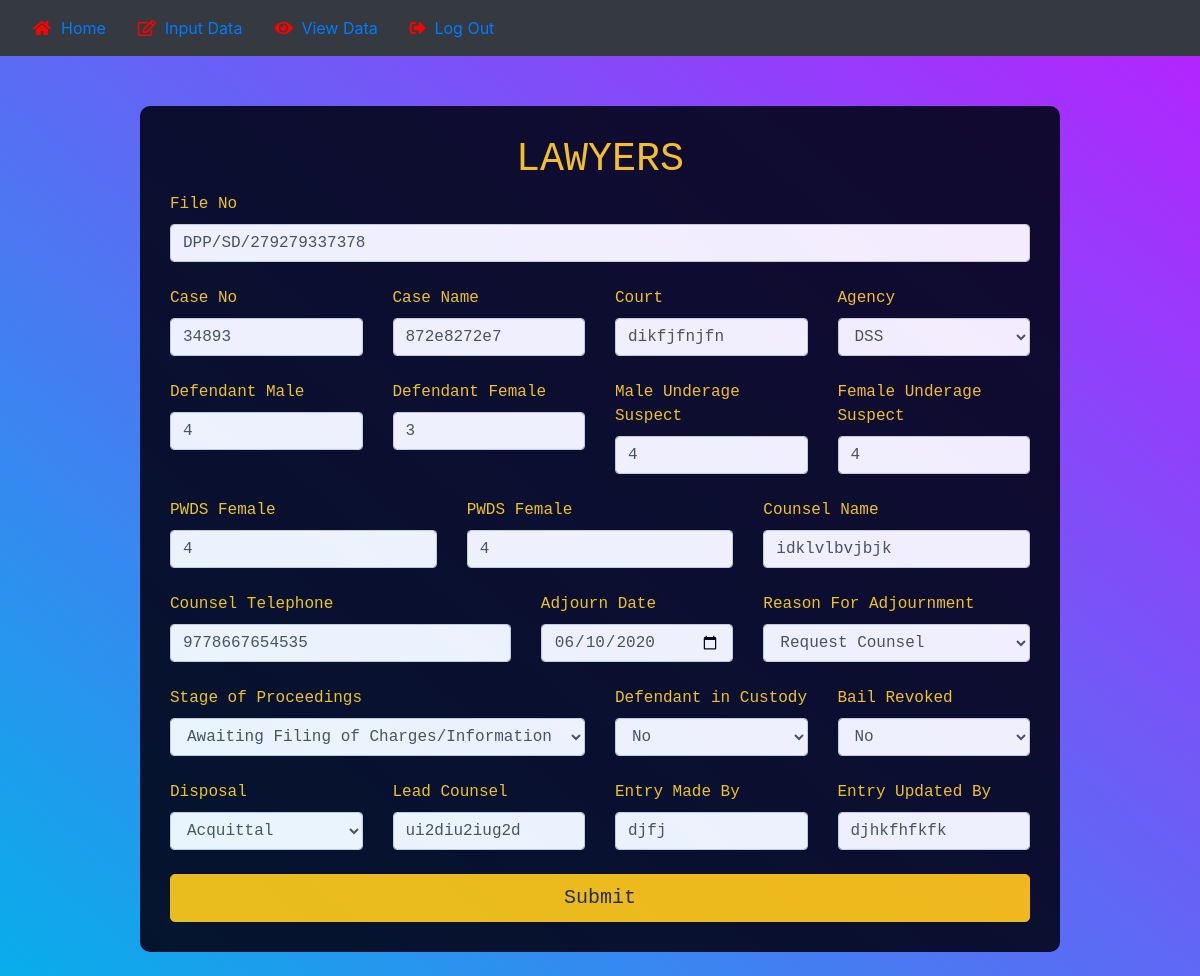
The app's page /view-infopage/1/ (signed in) with its own data.
### logbook_app/models.py (models this page shows, shortened)
class AttorneyModel(models.Model):
    NCS = 'NS'
    POLICE = 'PL'
    DSS = 'DS'
    OTHERS = 'OT'
    AGENCY_CHOICE = [
        (NCS, 'NCS'),
        (POLICE, 'Police'),
        (DSS, 'DSS'),
        (OTHERS, 'Others'),
    ]
    YES = 'YS'
    NO = 'NO'
    TF_CHOICE = [
        (YES, 'Yes'),
        (NO, 'No'),
    ]
    COURT_DID_NOT_SIT = 'CDN'
    ABSENT_PROSECUTION = 'ABP'
    ABSENT_COUNSEL = 'AC'
    ABSENT_DEFENDANT = 'AD'
    PROSECUTION_NOT_READY = 'PNR'
    REQUEST_PROSECUTION = 'PR'
    REQUEST_COUNSEL = 'RC'
    HEARD = 'HD'
    NOT_HEARD = 'NHD'
    ADJOURNMENT_CHOICE = [
        (COURT_DID_NOT_SIT, 'Court Did Not Sit'),
        (ABSENT_PROSECUTION, 'Absent Prosecution'),
        (ABSENT_COUNSEL, 'Absent Defence Counsel'),
        (ABSENT_DEFENDANT, 'Absent Defendant'),
        (PROSECUTION_NOT_READY, 'Prosecution Not Ready'),
        (REQUEST_PROSECUTION, 'Request Prosecution'),
        (REQUEST_COUNSEL, 'Request Counsel'),
        (HEARD, 'Heard'),
        (NOT_HEARD, 'Not Heard'),
    ]
    AWAITING_DPP_ADVICE = 'ADA'
    AWAITING_FILING_CHARGES = 'AFC'
    ARRAIGNMENT = 'AR'
    COMMENCEMENT_OF_TRIAL = 'CT'
    TRIAL_ONGOING = 'TO'
    TRIAL_WITHIN_TRIAL_ONGOING = 'TWTO'
    JUDGEMENT = 'JG'
    PROCEEDINGS_CHOICE = [
        (AWAITING_DPP_ADVICE, 'Awaiting DPP Legal Advice'),
        (AWAITING_FILING_CHARGES, 'Awaiting Filing of Charges/Information'),
        (ARRAIGNMENT, 'Arraignment'),
        (COMMENCEMENT_OF_TRIAL, 'Commencement of Trial'),
        (TRIAL_ONGOING, 'Trial Ongoing'),
        (TRIAL_WITHIN_TRIAL_ONGOING, 'Trial-within-Trial ongoing'),
        (JUDGEMENT, 'Judgment and Sentencing'),
    ]
    CONVICTION = 'CN'
    ACQUITTAL = 'AC'
    STRUCK_OUT = 'SO'
    DISMISSAL = 'DS'
    DISCHARGE_CHOICE = [
        (CONVICTION, 'Conviction'),
        (ACQUITTAL, 'Acquittal'),
        (STRUCK_OUT, 'Struck Out– Want Of Diligent Prosecution'),
        (DISMISSAL, 'Dismissal– No Case Submission'),
    ]
    entry_date = models.DateTimeField(auto_now_add=True, auto_now=False)
    updated_date = models.DateTimeField(auto_now_add=False, auto_now=True)
    file_no = models.CharField(max_length=25, blank=True)
    case_no = models.CharField(max_length=25, blank=True)
    case_name = models.CharField(max_length=25, blank=True)
    court = models.CharField(max_length=15, blank=True)
    agency = models.CharField(max_length=4, choices=AGENCY_CHOICE)
    no_defendant_male = models.IntegerField()
    no_defendant_female = models.IntegerField()
    no_underage_male = models.IntegerField()
    no_underage_female = models.IntegerField()
    no_pwds_male = models.IntegerField()
    no_pwds_female = models.IntegerField()
    counsel_name = models.CharField(max_length=150)
    counsel_telephone = models.CharField(max_length=14)
    adjourn_date = models.DateField(auto_now_add=False, auto_now=False, blank=True, null=True)
    reason_for_adjournment = models.CharField(max_length=4, choices=ADJOURNMENT_CHOICE)
    stage_of_proceedings = models.CharField(max_length=4, choices=PROCEEDINGS_CHOICE)
    is_defendant_in_custody = models.CharField(max_length=2, choices=TF_CHOICE)
    has_bail_been_revoked = models.CharField(max_length=2, choices=TF_CHOICE)
    disposal = models.CharField(max_length=2, choices=DISCHARGE_CHOICE)
    lead_counsel = models.CharField(max_length=200)
    entry_made_by = models.CharField(max_length=200)
    entry_updated_by = models.CharField(max_length=200)
    export_to_CSV = models.BooleanField(default=False)

### logbook_app/views.py (the view)
# urls.py: path('view-infopage/<id>/', views.edit_info, name='edit_info'),
@login_required
def edit_info(request, id=None):
    instance = get_object_or_404(AttorneyModel, id=id)
    attorney = AttorneyForm(request.POST or None, instance=instance)
    if attorney.is_valid():
        instance = attorney.save(commit=False)
        instance.save()
        return redirect('/view-infopage')
    context = {
            "title": 'Edit ' + str(instance.file_no),
            "instance": instance,
            "attn": attorney,
        }
    return render(request, "add-info.html", context)

### template/add-info.html (shortened to what this page needs)
{% load static %}
{% load crispy_forms_tags %}
<!DOCTYPE html>
<html lang="en">
<head>
    <link rel="stylesheet" href="{% static 'css/bootstrap.min.css' %}">
    <link rel="stylesheet" href="{% static 'css/data.css' %}">
    <link rel="stylesheet" href="https://use.fontawesome.com/releases/v5.3.1/css/all.css"
>
</head>
<body class="data">
{% block content %}
{% include 'navnew.html' %}
    <div class="container">
      <div class="row">
        <div class="col-lg-1"></div>
        <div class="col-lg-10">
          <div id="ui" class="mb-4">
            <h1 class="text-center">LAWYERS</h1>
            <form method="POST">
              <label>File No</label>
              {{ attn.file_no }}
              <br>
              <div class="row">
                <div class="col-lg-3">
                  <label>Case No</label>
                   {{ attn.case_no }}
                </div>
                <div class="col-lg-3">
                  <label>Case Name</label>
                  {{ attn.case_name }}
                </div>
                <div class="col-lg-3">
                  <label>Court</label>
                  {{ attn.court }}
                </div>
                <div class="col-lg-3">
                  <label>Agency</label>
                  {{ attn.agency }}
                </div>
              </div>
              <br>
              <div class="row">
                <div class="col-lg-3">
                  <label>Defendant Male</label>
                  {{ attn.no_defendant_male }}
                </div>
                <div class="col-lg-3">
                  <label>Defendant Female</label>
                  {{ attn.no_defendant_female }}
                </div>
                <div class="col-lg-3">
                  <label>Male Underage Suspect</label>
                  {{ attn.no_underage_male }}
                </div>
                <div class="col-lg-3">
                  <label>Female Underage Suspect</label>
                  {{ attn.no_underage_female }}
                </div>
              </div>
              <br>
              <div class="row">
                <div class="col-lg-4">
                  <label>PWDS Female</label>
                  {{ attn.no_pwds_male }}
                </div>
                <div class="col-lg-4 ">
                  <label>PWDS Female</label>
                    {{ attn.no_pwds_female }}
                </div>
                <div class="col-lg-4">
                  <label>Counsel Name</label>
                  {{ attn.counsel_name }}
                </div>
              </div>
              <br>
              <div class="row">
                <div class="col-lg-5">
                  <label>Counsel Telephone</label>
                  {{ attn.counsel_telephone }}
                </div>
                <div class="col-lg-3">
                  <label>Adjourn Date</label>
                  {{ attn.adjourn_date }}
                </div>
                <div class="col-lg-4">
                  <label>Reason For Adjournment</label>
                  {{ attn.reason_for_adjournment }}
                </div>
              </div>
              <br>
              <div class="row">
                <div class="col-lg-6">
                  <label>Stage of Proceedings</label>
                  {{ attn.stage_of_proceedings }}
                </div>
                <div class="col-lg-3">
                  <label>Defendant in Custody</label>
                  {{ attn.is_defendant_in_custody }}
                </div>
                <div class="col-lg-3">
                  <label>Bail Revoked</label>
                  {{ attn.has_bail_been_revoked }}
                </div>
              </div>
              <br>
              <div class="row">
                <div class="col-lg-3">
                  <label>Disposal</label>
                  {{ attn.disposal }}
                </div>
                <div class="col-lg-3">
                  <label>Lead Counsel</label>
                  {{ attn.lead_counsel }}
                </div>
                <div class="col-lg-3">
                  <label>Entry Made By</label>
                  {{ attn.entry_made_by }}
                </div>
                <div class="col-lg-3">
                  <label>Entry Updated By</label>
                  {{ attn.entry_updated_by }}
                </div>
              </div>
              <br>
              <input type="submit" name="submit" class="btn btn-warning btn-block btn-lg">
            </form>
          </div>
        </div>
        <div class="col-lg-1"></div>
      </div>
    </div>
{% endblock %}
</body>
</html>

### static/css/data.css (style rules this page uses)
html { box-sizing: border-box; }
*, *:before, *:after { box-sizing: inherit; }
#ui { background-color: rgb(3, 5, 27); padding: 30px; margin-top: 50px; border-radius: 10px; opacity: 0.9; }
#ui { color: #fc1; font-family: SFMono-Regular, Menlo, "Monaco, Consolas", Liberation Mono; }
body.data { background: linear-gradient(to top right, #08aeea 0%, #b721ff 100%); }
h1 { text-align: center; }

### records on screen
AttorneyModel: file_no "DPP/SD/279279337378", case_no "34893", case_name "872e8272e7", court "dikfjfnjfn", agency "DSS", no_defendant_male "4", no_defendant_female "3", no_underage_male "4", no_underage_female "4", no_pwds_male "4", no_pwds_female "4", counsel_name "idklvlbvjbjk", counsel_telephone "9778667654535", adjourn_date "06/10/2020", reason_for_adjournment "Request Counsel", stage_of_proceedings "Awaiting Filing of Charges/Information", is_defendant_in_custody "No", has_bail_been_revoked "No", disposal "Acquittal", lead_counsel "ui2diu2iug2d", entry_made_by "djfj", entry_updated_by "djhkfhfkfk"
